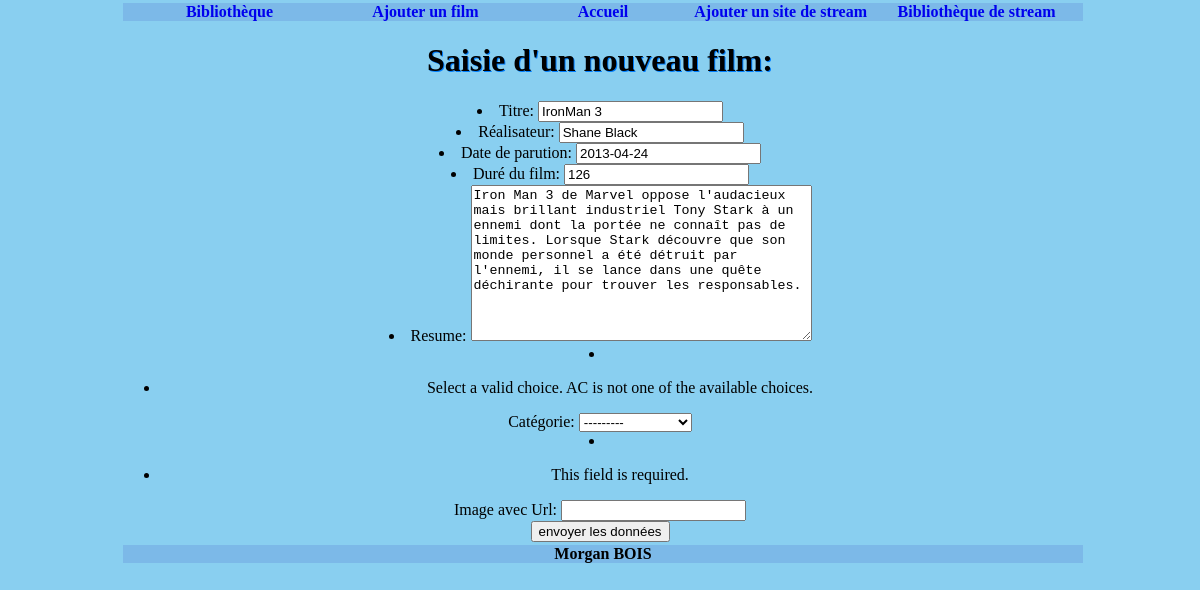
Before: /stream/update/15/ with the older database file.
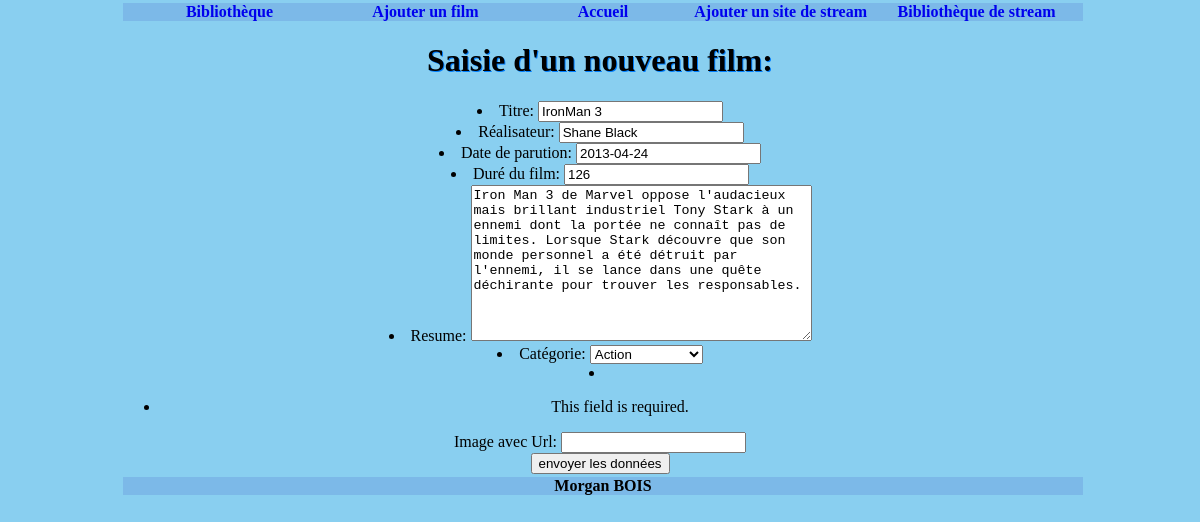
After: the same page with the newer database file.
### film/models.py (models this page shows, shortened)
class Film(models.Model):
    titre = models.CharField(max_length=100)
    realisateur = models.CharField(max_length=100)
    date_parution = models.DateField(blank=True, null=True)
    dure = models.IntegerField(blank=False)
    cat = models.CharField(max_length=30, choices=cat)
    resume = models.TextField(null=True, blank=True)
    imaurl=models.URLField(max_length=300)
    def dico(self):
        return {"titre" : self.titre, "realisateur" : self.realisateur, "date_parution" : self.date_parution, "dure" : self.dure, "resume" : self.resume, "cat" : self.cat}

### film/views.py (the view)
# urls.py: path("update/<int:id>/",views.update),
def update(request, id):
    film = models.Film.objects.get(pk=id)
    form = FilmForm(film.dico())
    return render(request,"film/ajout.html", {"form": form, "id": id})

### film/forms.py
class FilmForm(ModelForm):
    class Meta:
        model = models.Film
        fields = ('titre', 'realisateur', 'date_parution','dure','resume','cat','imaurl',)
        labels = {
            'titre': _('Titre'),
            'realisateur': _('Réalisateur'),
            'date_parution': _('Date de parution'),
            'dure': _('Duré du film'),
            'remume': _('Résumé'),
            'cat': _('Catégorie'),
            'imaurl': _('Image avec Url')
        }

### film/templates/film/ajout.html (shortened to what this page needs)
{% extends 'film/main.html' %}
{% block content %}
<body>
<h1>Saisie d'un nouveau film: </h1>
 <section>
    {% if id == None %}
        <form method="post" action="/stream/revu/">
     {% else %}
       <form method="post" action="/stream/updaterevu/{{id}}/">
     {% endif %}
    {{form.as_ul}}
      <input type="submit" value="envoyer les données"/>
     </form>
 </section>
</body>
</html>
{% endblock %}

Changed rows visible on the page:
changed Film "IronMan 3": cat "---------" → "Action"
Other visible differences:
text no longer shown: "Titre: Réalisateur: Date de parution: Duré du film: Resume: Select a valid choice. AC is not one of the available choices. Catégorie: This field is required. Image avec Url:"
text now shown: "Titre: Réalisateur: Date de parution: Duré du film: Resume: Catégorie: This field is required. Image avec Url:"
